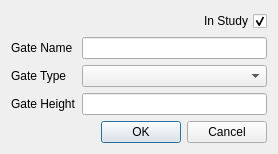
<?xml version="1.0" encoding="UTF-8"?>
<ui version="4.0">
 <class>GatesDialog</class>
 <widget class="QDialog" name="GatesDialog">
  <property name="geometry">
   <rect>
    <x>0</x>
    <y>0</y>
    <width>278</width>
    <height>153</height>
   </rect>
  </property>
  <property name="windowTitle">
   <string>Gate Editor</string>
  </property>
  <layout class="QFormLayout" name="formLayout">
   <item row="2" column="0">
    <widget class="QLabel" name="label">
     <property name="text">
      <string>Gate Name</string>
     </property>
    </widget>
   </item>
   <item row="2" column="1">
    <widget class="QLineEdit" name="gate_id">
     <property name="toolTip">
      <string>Enter a unique name for your gate</string>
     </property>
    </widget>
   </item>
   <item row="3" column="0">
    <widget class="QLabel" name="label_5">
     <property name="text">
      <string>Gate Type</string>
     </property>
    </widget>
   </item>
   <item row="3" column="1">
    <widget class="QComboBox" name="gate_type">
     <property name="toolTip">
      <string>Choose the gate type this gate relates to</string>
     </property>
    </widget>
   </item>
   <item row="4" column="0">
    <widget class="QLabel" name="label_2">
     <property name="text">
      <string>Gate Height</string>
     </property>
    </widget>
   </item>
   <item row="4" column="1">
    <widget class="QLineEdit" name="gate_height">
     <property name="toolTip">
      <string>Enter a height for this gate</string>
     </property>
    </widget>
   </item>
   <item row="5" column="0" colspan="2">
    <widget class="QDialogButtonBox" name="buttonBox">
     <property name="orientation">
      <enum>Qt::Horizontal</enum>
     </property>
     <property name="standardButtons">
      <set>QDialogButtonBox::Cancel|QDialogButtonBox::Ok</set>
     </property>
    </widget>
   </item>
   <item row="0" column="1">
    <layout class="QHBoxLayout" name="horizontalLayout">
     <property name="topMargin">
      <number>0</number>
     </property>
     <item>
      <spacer name="horizontalSpacer">
       <property name="orientation">
        <enum>Qt::Horizontal</enum>
       </property>
       <property name="sizeHint" stdset="0">
        <size>
         <width>40</width>
         <height>20</height>
        </size>
       </property>
      </spacer>
     </item>
     <item>
      <widget class="QCheckBox" name="instudy">
       <property name="layoutDirection">
        <enum>Qt::RightToLeft</enum>
       </property>
       <property name="text">
        <string>In Study</string>
       </property>
       <property name="checked">
        <bool>true</bool>
       </property>
      </widget>
     </item>
    </layout>
   </item>
  </layout>
 </widget>
 <tabstops>
  <tabstop>gate_id</tabstop>
  <tabstop>gate_type</tabstop>
  <tabstop>gate_height</tabstop>
  <tabstop>buttonBox</tabstop>
 </tabstops>
 <resources/>
 <connections>
  <connection>
   <sender>buttonBox</sender>
   <signal>accepted()</signal>
   <receiver>GatesDialog</receiver>
   <slot>accept()</slot>
   <hints>
    <hint type="sourcelabel">
     <x>248</x>
     <y>254</y>
    </hint>
    <hint type="destinationlabel">
     <x>157</x>
     <y>274</y>
    </hint>
   </hints>
  </connection>
  <connection>
   <sender>buttonBox</sender>
   <signal>rejected()</signal>
   <receiver>GatesDialog</receiver>
   <slot>reject()</slot>
   <hints>
    <hint type="sourcelabel">
     <x>316</x>
     <y>260</y>
    </hint>
    <hint type="destinationlabel">
     <x>286</x>
     <y>274</y>
    </hint>
   </hints>
  </connection>
 </connections>
</ui>
